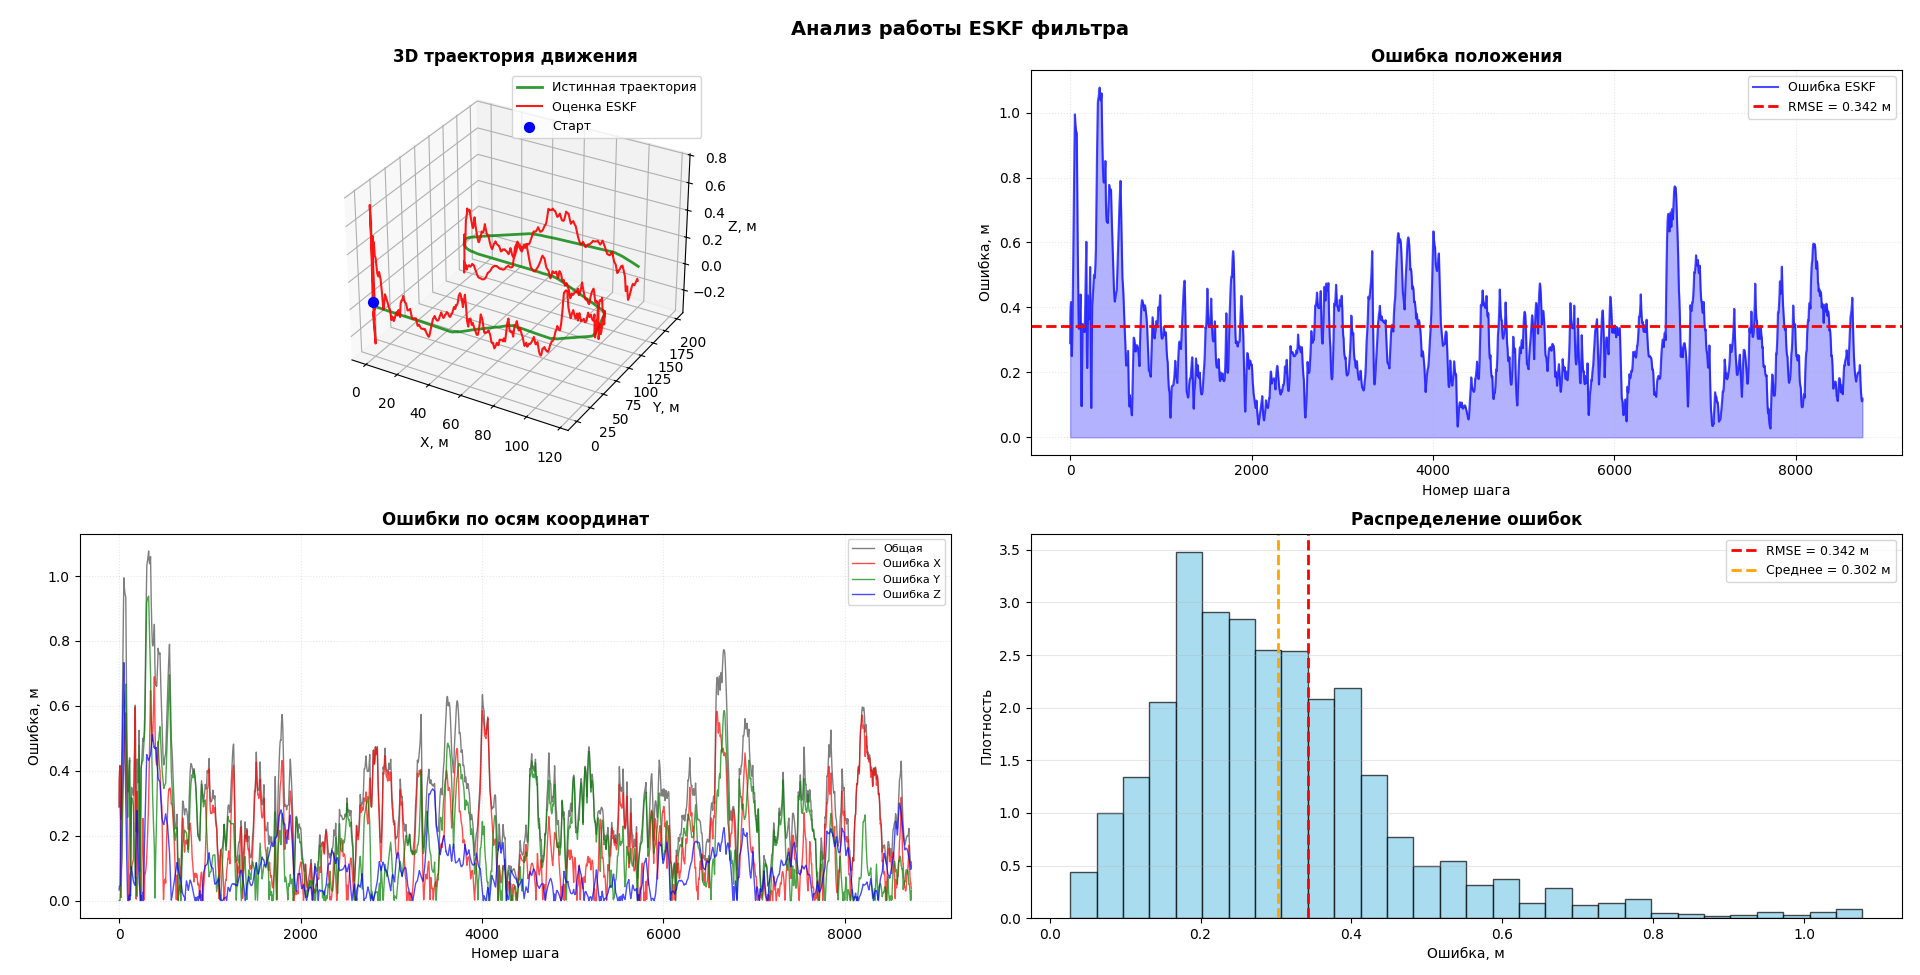

This figure's Python source:
import numpy as np
import pickle
import matplotlib.pyplot as plt
from mpl_toolkits.mplot3d import Axes3D
import copy


def R(q):
    """
    Матрица поворота из кватерниона.
    Нужна, чтобы перевести вектор ускорения из системы координат тела (где его мерит IMU)
    в глобальную систему координат. Берётся прямо из формулы для R(q) в задании 4.
    """
    q0 = q[0]
    q1 = q[1][0]
    q2 = q[1][1]
    q3 = q[1][2]
    return np.array([[2*q0*q0 - 1 + 2*q1*q1, 2*q1*q2 - 2*q0*q3, 2*q1*q3 + 2*q0*q2],
                     [2*q1*q2 + 2*q0*q3, 2*q0*q0 - 1 + 2*q2*q2, 2*q2*q3 - 2*q0*q1],
                     [2*q1*q3 - 2*q0*q2, 2*q2*q3 + 2*q0*q1, 2*q0*q0 - 1 + 2*q3*q3]])

def q_from_theta(theta):
    """
    Строим кватернион малого поворота из вектора ошибки угла delta_theta.
    В ESKF ошибка ориентации всегда маленькая, поэтому sin(theta/2) ~ theta/2, cos(theta/2) ~ 1.
    Это соответствует аппроксимации q(delta_theta) ≈ [1, 0.5*delta_theta] из лекций.
    """
    norm = np.linalg.norm(theta)
    if norm == 0:
        return [1, np.array([0, 0, 0])]
    return [np.cos(norm/2), np.array(theta / norm * np.sin(norm/2))]

def mult(q1, q2):
    """
    Перемножение кватернионов (q1 ⊗ q2).
    Используется для обновления ориентации при шаге прогноза и при внесении ошибки в состояние.
    """
    return [q1[0]*q2[0] - np.dot(q1[1], q2[1]),
            q1[0]*q2[1] + q2[0]*q1[1] + np.cross(q1[1], q2[1])]

def cross_matrix(a):
    """
    Кососимметрическая матрица [a]x для вектора a.
    Нужна, чтобы записать векторное произведение в матричном виде.
    Появляется в матрице Якоби F при линеаризации модели вращения.
    """
    a = a.flatten()
    return np.array([[0, -a[2], a[1]],
                     [a[2], 0, -a[0]],
                     [-a[1], a[0], 0]])

def n(var_acc, var_gyro, dt):
    """
    Ковариация шума процесса Q_n.
    Строится из дисперсий акселерометра и гироскопа, умножается на dt^2, как в задании.
    """
    return dt*dt * np.block([[var_acc * np.eye(3), np.zeros((3,3))],
                             [np.zeros((3,3)), var_gyro * np.eye(3)]])

def L():
    """
    Матрица влияния шума L.
    Показывает, какие компоненты вектора ошибки (скорость и угол) напрямую зависят 
    от шума акселерометра и гироскопа согласно формуле из lab1.
    """
    return np.block([[np.zeros((3,3)), np.zeros((3,3))],
                     [np.eye(3), np.zeros((3,3))],
                     [np.zeros((3,3)), np.eye(3)]])

def F(dt, q, f):
    """
    Линеаризованная матрица перехода F для вектора ошибки.
    Получаем, беря частные производные уравнений движения по ошибке состояния.
    Блок -dt * [R(q)f]x отвечает за то, как ошибка ориентации превращается в ошибку ускорения.
    """
    Rq = R(q)
    a_body = f.flatten()
    return np.block([[np.eye(3), np.eye(3)*dt, np.zeros((3,3))],
                     [np.zeros((3,3)), np.eye(3), -dt * cross_matrix(Rq @ a_body)],
                     [np.zeros((3,3)), np.zeros((3,3)), np.eye(3)]])

def prediction(var_acc, var_gyro, P, dt, q, f):
    """
    Прогноз ковариации ошибки: P_k|k-1 = F * P_{k-1} * F^T + L * Q_n * L^T.
    Ошибка растёт на каждом шаге из-за неточности датчиков и неидеальной модели.
    """
    Fx = F(dt, q, f)
    return Fx @ P @ Fx.T + L() @ n(var_acc, var_gyro, dt) @ L().T

def kalman_update(md, P, dt, q, f, p, var_acc, var_gyro, measurements, variances):
    """
    Шаг коррекции ESKF. Фильтр работает не с полным состоянием, а только с вектором ошибки md.
    """
    # Сначала прогнозируем ковариацию ошибки на текущий шаг
    P = prediction(var_acc, var_gyro, P, dt, q, f)
    
    # Если в этот момент нет внешних измерений (GNSS/лидар), просто возвращаем P
    if not measurements:
        return md, P

    n = len(measurements)
    
    # Склеиваем все доступные измерения в один большой вектор
    y_all = np.concatenate([m.flatten() for m in measurements])
    
    # Матрица наблюдения H. Поскольку GNSS и лидар меряют только положение,
    # H просто выбирает первые 3 компоненты вектора ошибки (ошибка позиции)
    H_all = np.zeros((3 * n, 9))
    for i in range(n):
        H_all[3*i : 3*(i+1), :3] = np.eye(3)
        
    # Собираем общую ковариацию шума измерений R (в коде обозначена Q_all)
    Q_all = np.zeros((3 * n, 3 * n))
    for i, var in enumerate(variances):
        Q_all[3*i : 3*(i+1), 3*i : 3*(i+1)] = var * np.eye(3)
    
    # Предсказанные измерения: просто текущее спрогнозированное положение p
    y_pred = np.tile(p.flatten(), n)
    
    # Ковариация инноваций S = H*P*H^T + R
    S = H_all @ P @ H_all.T + Q_all
    # Численная стабилизация, чтобы обратная матрица не ломалась при малых ошибках
    S += np.eye(3 * n) * 1e-8
    # Коэффициент усиления Калмана K = P * H^T * S^{-1}
    K = P @ H_all.T @ np.linalg.inv(S)
    
    # Инновация: разница между реальным измерением и предсказанием
    innovation = y_all - y_pred
    # Обновляем оценку ошибки: md_k = md_{k-1} + K * innovation (md_{k-1} тут всегда 0 после сброса)
    md = (K @ innovation).flatten()
    
    # Обновляем ковариацию ошибки по формуле P = (I - K*H)*P (или P - K*S*K^T)
    P = P - K @ S @ K.T
    
    return md, P

def plus(mx, md):
    """
    Внесение найденной ошибки обратно в номинальное состояние и сброс ошибки.
    Это ключевой шаг ESKF: ошибка оценивается линейно, а потом применяется к нелинейной модели.
    Позицию и скорость просто прибавляем. Ориентацию корректируем левым умножением
    на кватернион малого поворота q(delta_theta), как указано в формулах задания.
    После внесения ошибку обнуляем, так как она уже учтена в mx.
    """
    # Обновление позиции
    mx[0] = mx[0] + np.array([[md[0]], [md[1]], [md[2]]])
    # Обновление скорости
    mx[1] = mx[1] + np.array([[md[3]], [md[4]], [md[5]]])
    # Обновление ориентации
    mx[2] = mult(q_from_theta(np.array([md[6], md[7], md[8]])), mx[2])
    return mx

def upd(state, dt, f, w):
    """
    Прогноз номинального состояния (без учёта ошибки).
    Интегрируем уравнения движения из задания: позиция, скорость, ориентация.
    Ускорение из тела поворачиваем в мир через R(q), добавляем гравитацию g.
    Угловую скорость интегрируем в кватернион поворота q(w*dt).
    """
    g = np.array([0, 0, -9.81])
    a_body = f.flatten()
    Rq = R(state[2])
    a_world = Rq @ a_body + g
    state[0] = state[0] + dt * state[1] + 0.5 * dt*dt * a_world.reshape(-1, 1)
    state[1] = state[1] + dt * a_world.reshape(-1, 1)
    state[2] = mult(state[2], q_from_theta(w * dt))
    return state


# Основная функция запуска фильтра


def run_eskf(data_path='data/data.pkl', var_acc=0.01, var_gyro=0.01, 
             var_gnss=1.0, var_lidar=1.0, P0_scale=1.0, eps=0.06, plot=True):
    """Запуск ESKF и визуализация результатов."""
    
    # 1. Загрузка данных
    with open(data_path, 'rb') as f:
        data = pickle.load(f)

    gt = data['gt']
    imu_f = data['imu_f']
    imu_w = data['imu_w']
    gnss = data['gnss']
    lidar = data['lidar']
    
    # Матрица трансформации лидара
    C = np.array([[0.99376, -0.09722, 0.05466],
                  [0.09971, 0.99401, -0.04475],
                  [-0.04998, 0.04992, 0.9975]])
    tt = np.array([[0.5, 0.1, 0.5]])

    # Подготовка управляющих воздействий
    control = []  # [время, ускорение, угловая скорость]
    for i in range(1, len(imu_f.data)):
        control.append([imu_f.t[i], imu_f.data[i-1], imu_w.data[i-1]])

    # Преобразование измерений лидара
    obs_lidar = []
    for i in range(len(lidar.t)):
        z = (C @ lidar.data[i]).T + tt
        obs_lidar.append([lidar.t[i], z.flatten()])

    # Измерения GNSS
    obs_gnss = []
    for i in range(len(gnss.t)):
        obs_gnss.append([gnss.t[i], gnss.data[i].flatten()])

    # Инициализация фильтра
    mx = [np.array(gt.p[0]).reshape(-1, 1),   # положение (3,1)
          np.array(gt.v[0]).reshape(-1, 1),   # скорость (3,1)
          [1, np.array([0, 0, 0])]]           # единичный кватернион
    md = np.zeros(9)
    P = np.eye(9) * P0_scale

    lstx = imu_f.t[0]
    est_pos = []
    est_vel = []
    
    # Основной цикл фильтрации
    for idx, (t, f, w) in enumerate(control):
        # Поиск синхронизированных измерений (допускаем небольшую рассинхронизацию eps)
        idx_gnss = -1
        idx_lidar = -1
        
        for i, (tt_gnss, _) in enumerate(obs_gnss):
            if abs(t - tt_gnss) < eps:
                idx_gnss = i
                break
                
        for i, (tt_lidar, _) in enumerate(obs_lidar):
            if abs(t - tt_lidar) < eps:
                idx_lidar = i
                break

        # Сохраняем кватернион до прогноза, так как матрица F линеаризуется вокруг предыдущего состояния
        q_before = copy.deepcopy(mx[2])
        
        # Прогноз номинального состояния (неоцениваемая часть ESKF)
        mx = upd(mx, t - lstx, f, w)
        
        # Положение после прогноза для матрицы наблюдения
        p_after = copy.deepcopy(mx[0])

        # Формируем список измерений, которые доступны в данный момент времени
        measurements = []
        variances = []
        
        if idx_gnss != -1:
            measurements.append(obs_gnss[idx_gnss][1])
            variances.append(var_gnss)
            
        if idx_lidar != -1:
            measurements.append(obs_lidar[idx_lidar][1])
            variances.append(var_lidar)
        
        # Шаг коррекции: считаем ошибку md и обновляем её ковариацию P
        md, P = kalman_update(md, P, t - lstx, q_before, f, p_after, 
                             var_acc, var_gyro, measurements, variances)
        
        # Внесение ошибки в номинальное состояние и сброс md в ноль
        if np.any(np.abs(md) > 1e-10):
            mx = plus(mx, md)
            md = np.zeros(9)

        # Сохраняем результаты
        est_pos.append(mx[0].flatten())
        est_vel.append(mx[1].flatten())
        lstx = t
        
        # Прогресс
        if (idx + 1) % 500 == 0:
            print(f"Обработано {idx + 1}/{len(control)} шагов")

    est_positions = np.array(est_pos)

    # Оценка точности
    min_len = min(len(est_positions), len(gt.p))
    pos_error = np.linalg.norm(est_positions[:min_len] - gt.p[:min_len], axis=1)
    rmse = np.sqrt(np.mean(pos_error**2))
    
    print(f"\n=== Результаты ===")
    print(f"RMSE положения: {rmse:.4f} м")
    print(f"Максимальная ошибка: {np.max(pos_error):.4f} м")
    print(f"Средняя ошибка: {np.mean(pos_error):.4f} м")
    print(f"Стандартное отклонение: {np.std(pos_error):.4f} м")

    # Визуализация
    if plot:
        fig = plt.figure(figsize=(16, 10))
        
        ax1 = fig.add_subplot(2, 2, 1, projection='3d')
        ax1.plot(gt.p[:min_len, 0], gt.p[:min_len, 1], gt.p[:min_len, 2],
                'green', linewidth=2, label='Истинная траектория', alpha=0.8)
        ax1.plot(est_positions[:min_len, 0], est_positions[:min_len, 1], est_positions[:min_len, 2],
                'red', linewidth=1.5, label='Оценка ESKF', alpha=0.9)
        ax1.scatter(est_positions[0, 0], est_positions[0, 1], est_positions[0, 2], 
                   color='blue', s=50, label='Старт')
        ax1.set_xlabel('X, м', fontsize=10)
        ax1.set_ylabel('Y, м', fontsize=10)
        ax1.set_zlabel('Z, м', fontsize=10)
        ax1.set_title('3D траектория движения', fontsize=12, fontweight='bold')
        ax1.legend(loc='upper right', fontsize=9)
        ax1.grid(True, alpha=0.3)
        
        ax2 = fig.add_subplot(2, 2, 2)
        ax2.plot(pos_error, 'b-', linewidth=1.5, label='Ошибка ESKF', alpha=0.7)
        ax2.fill_between(range(len(pos_error)), 0, pos_error, alpha=0.3, color='blue')
        ax2.axhline(y=rmse, color='r', linestyle='--', linewidth=2, label=f'RMSE = {rmse:.3f} м')
        ax2.set_xlabel('Номер шага', fontsize=10)
        ax2.set_ylabel('Ошибка, м', fontsize=10)
        ax2.set_title('Ошибка положения', fontsize=12, fontweight='bold')
        ax2.legend(loc='upper right', fontsize=9)
        ax2.grid(True, alpha=0.3, linestyle=':')
        
        ax3 = fig.add_subplot(2, 2, 3)
        ax3.plot(pos_error, 'k-', linewidth=1, label='Общая', alpha=0.5)
        ax3.plot(np.abs(est_positions[:min_len, 0] - gt.p[:min_len, 0]), 'r-', linewidth=1, label='Ошибка X', alpha=0.7)
        ax3.plot(np.abs(est_positions[:min_len, 1] - gt.p[:min_len, 1]), 'g-', linewidth=1, label='Ошибка Y', alpha=0.7)
        ax3.plot(np.abs(est_positions[:min_len, 2] - gt.p[:min_len, 2]), 'b-', linewidth=1, label='Ошибка Z', alpha=0.7)
        ax3.set_xlabel('Номер шага', fontsize=10)
        ax3.set_ylabel('Ошибка, м', fontsize=10)
        ax3.set_title('Ошибки по осям координат', fontsize=12, fontweight='bold')
        ax3.legend(loc='upper right', fontsize=8)
        ax3.grid(True, alpha=0.3, linestyle=':')
        
        ax4 = fig.add_subplot(2, 2, 4)
        n_bins = 30
        ax4.hist(pos_error, bins=n_bins, color='skyblue', edgecolor='black', alpha=0.7, density=True)
        ax4.axvline(x=rmse, color='r', linestyle='--', linewidth=2, label=f'RMSE = {rmse:.3f} м')
        ax4.axvline(x=np.mean(pos_error), color='orange', linestyle='--', linewidth=2, label=f'Среднее = {np.mean(pos_error):.3f} м')
        ax4.set_xlabel('Ошибка, м', fontsize=10)
        ax4.set_ylabel('Плотность', fontsize=10)
        ax4.set_title('Распределение ошибок', fontsize=12, fontweight='bold')
        ax4.legend(loc='upper right', fontsize=9)
        ax4.grid(True, alpha=0.3, axis='y')
        
        plt.suptitle('Анализ работы ESKF фильтра', fontsize=14, fontweight='bold', y=0.98)
        plt.tight_layout()
        plt.show()

    return est_positions, rmse


if __name__ == "__main__":
    print("Запуск ESKF фильтра...")
    est_pos, rmse = run_eskf(
        data_path='data/data.pkl', 
        var_acc=0.01,
        var_gyro=0.01,
        var_gnss=1.0,
        var_lidar=3.0,
        P0_scale=1.0,
        eps=0.06,
        plot=True
    )
    print(f'\nСреднеквадратическая ошибка (RMSE) положения: {rmse:.4f} м')
